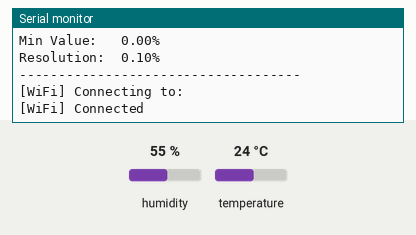
This sketch was run on a simulated Arduino MKR. On the bench: the last lines printed to the serial monitor. Inputs (shaded band) come from the test bench; at power-on: humidity 55 %, temperature 24 °C. WiFi joins after 1.5 s; servers stay silent unless stated; uploads are accepted with an empty reply.

Above: at 2.8 s.
2.9 s: humidity set to 22 %
At 5.7 s:
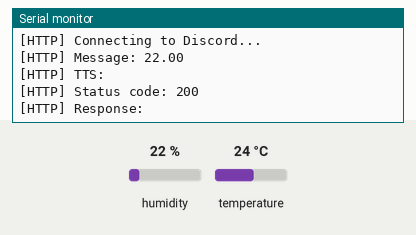
6.9 s: temperature set to 12 °C
At 6.97 s:
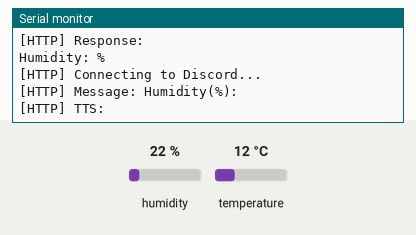
10.9 s: humidity set to 40 %
At 12.18 s:
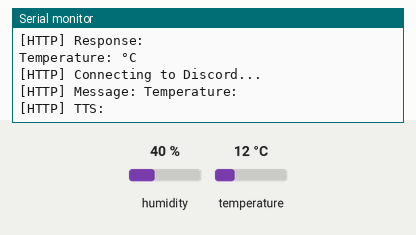
Timing chart, 0 to 13.9 s (numbered marks = the images above; inputs shaded):
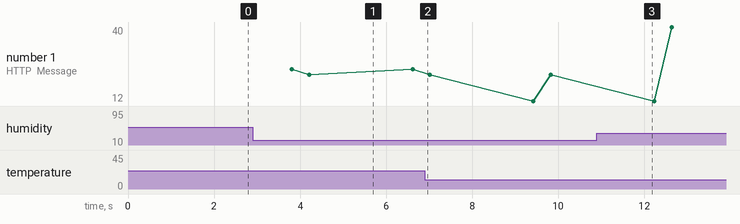

Measured:
- after the input at 2.9 s, the serial monitor: prints a new line after 1.3 s (image 1)

The sketch:

MKR1010_ToDiscord.ino
```cpp
#include "arduino_secrets.h"
/*
  Discord WebHook Example for Mkr Wifi 1010
*/

#include "discord.h"

int integer = 3;
String stringmade = String(integer);
String temp = "AVERY";
String hum = "SUP";


#include <Adafruit_Sensor.h>
#include <DHT.h>
#include <DHT_U.h>

#define DHTPIN 2     // Digital pin connected to the DHT sensor
#define DHTTYPE    DHT22     // DHT 22 (AM2302)
DHT_Unified dht(DHTPIN, DHTTYPE);

uint32_t delayMS;

void setup() {
  Serial.begin(9600);
    Serial.begin(9600);
  // Initialize device.
  dht.begin();
  Serial.println(F("DHTxx Unified Sensor Example"));
  // Print temperature sensor details.
  sensor_t sensor;
  dht.temperature().getSensor(&sensor);
  Serial.println(F("------------------------------------"));
  Serial.println(F("Temperature Sensor"));
  Serial.print  (F("Sensor Type: ")); Serial.println(sensor.name);
  Serial.print  (F("Driver Ver:  ")); Serial.println(sensor.version);
  Serial.print  (F("Unique ID:   ")); Serial.println(sensor.sensor_id);
  Serial.print  (F("Max Value:   ")); Serial.print(sensor.max_value); Serial.println(F("°C"));
  Serial.print  (F("Min Value:   ")); Serial.print(sensor.min_value); Serial.println(F("°C"));
  Serial.print  (F("Resolution:  ")); Serial.print(sensor.resolution); Serial.println(F("°C"));
  Serial.println(F("------------------------------------"));
  // Print humidity sensor details.
  dht.humidity().getSensor(&sensor);
  Serial.println(F("Humidity Sensor"));
  Serial.print  (F("Sensor Type: ")); Serial.println(sensor.name);
  Serial.print  (F("Driver Ver:  ")); Serial.println(sensor.version);
  Serial.print  (F("Unique ID:   ")); Serial.println(sensor.sensor_id);
  Serial.print  (F("Max Value:   ")); Serial.print(sensor.max_value); Serial.println(F("%"));
  Serial.print  (F("Min Value:   ")); Serial.print(sensor.min_value); Serial.println(F("%"));
  Serial.print  (F("Resolution:  ")); Serial.print(sensor.resolution); Serial.println(F("%"));
  Serial.println(F("------------------------------------"));
  // Set delay between sensor readings based on sensor details.
  delayMS = sensor.min_delay / 1000;
  connect_to_wifi();

}


void loop() {

   delay(delayMS);
  // Get temperature event and print its value.

  sensors_event_t event;
  dht.temperature().getEvent(&event);
  if (isnan(event.temperature)) {
    Serial.println(F("Error reading temperature!"));
  }
  else {
    Serial.print(F("Temperature: "));
    temp = event.temperature;
    Serial.println(F("°C"));
    discord_send("Temperature:");
    discord_send(temp);
  }

    //   // Get humidity eventand print its value.
  dht.humidity().getEvent(&event);
  if (isnan(event.relative_humidity)) {
      Serial.println(F("Error reading humidity!"));
      }
  else {
    Serial.print(F("Humidity: "));
    hum = event.relative_humidity;
    Serial.println(F("%"));
    discord_send("Humidity(%):");
    discord_send(hum);
     }
}
```

arduino_secrets.h
```cpp
#define SECRET_SSID ""
#define SECRET_PASS ""
#define SECRET_WEBHOOK ""
#define SECRET_TTS ""
```

discord.h
```cpp
#include <WiFiNINA.h>
#include <ArduinoHttpClient.h>

const char ssid[] = SECRET_SSID;    // Network SSID (name)
const char pass[] = SECRET_PASS;    // Network password (use for WPA, or use as key for WEP)

const char server[] = "discordapp.com";
const int port = 443;
const String discord_webhook = SECRET_WEBHOOK;
const String discord_tts = SECRET_TTS;

int status = WL_IDLE_STATUS;
WiFiSSLClient client;
HttpClient http_client = HttpClient(client, server, port);

void connect_to_wifi() {
  String fv = WiFi.firmwareVersion();
  if (fv < "1.0.0") {
    Serial.println("Please upgrade the firmware");
  }

  // attempt to connect to Wifi network:
  while (status != WL_CONNECTED) {
    Serial.print("[WiFi] Connecting to: ");
    Serial.println(ssid);
    // Connect to network:
    status = WiFi.begin(ssid, pass);

    // wait 10 seconds for connection:
    delay(100);
  }
  Serial.println("[WiFi] Connected");
}

void discord_send(String content) {
  Serial.println("[HTTP] Connecting to Discord...");
  Serial.println("[HTTP] Message: " + content);
  Serial.println("[HTTP] TTS: " + discord_tts);
  http_client.post(discord_webhook, "application/json", "{\"content\":\"" + content + "\", \"tts\":" + discord_tts + "}");
  // read the status code and body of the response
  int statusCode = http_client.responseStatusCode();
  String response = http_client.responseBody();

  Serial.print("[HTTP] Status code: ");
  Serial.println(statusCode);
  Serial.print("[HTTP] Response: ");
  Serial.println(response);
}
```
